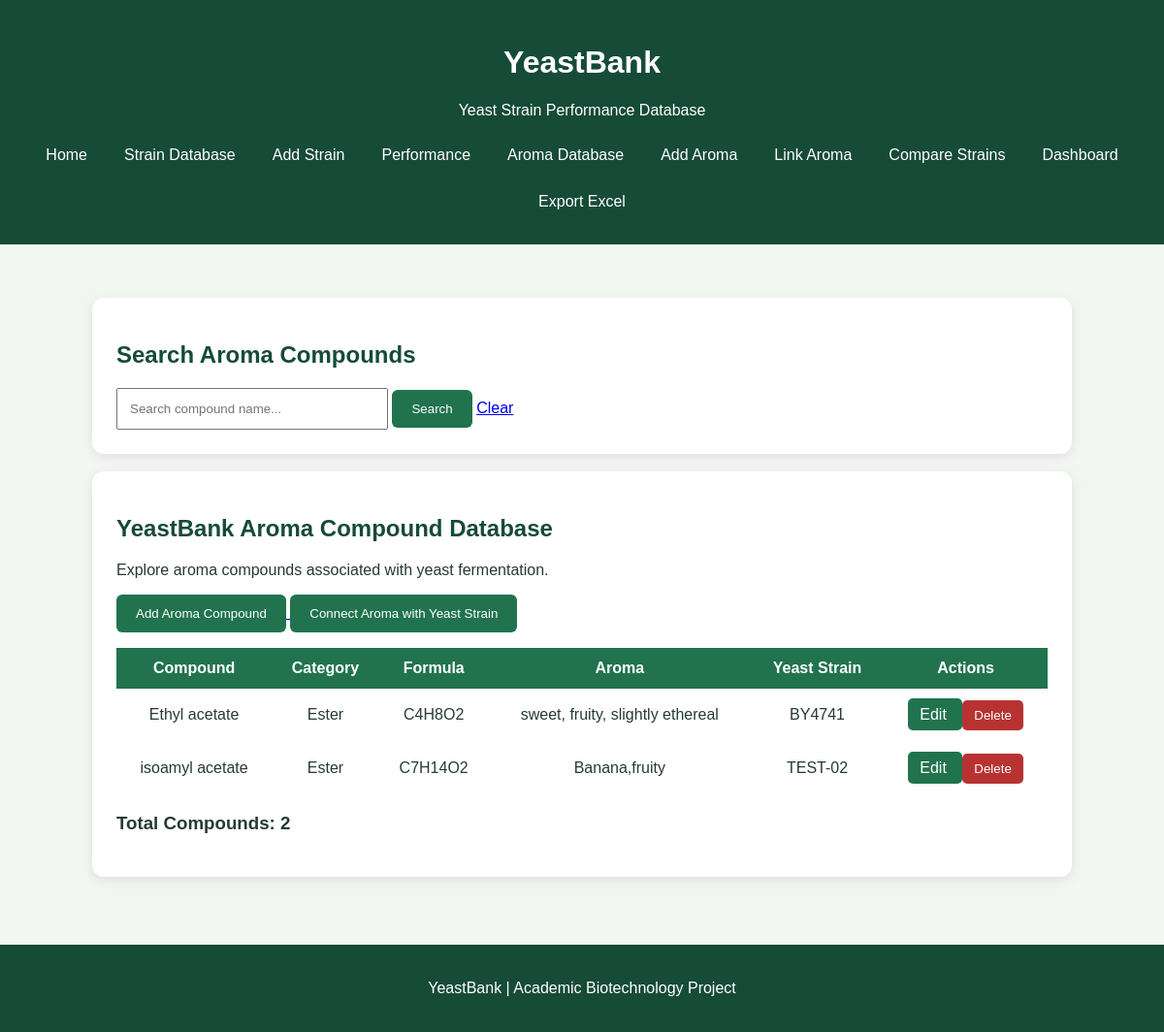
The page /aroma on the database its author committed.
### tables this page shows
CREATE TABLE aroma_compounds (
    id INTEGER PRIMARY KEY AUTOINCREMENT,
    compound_name TEXT NOT NULL,
    chemical_category TEXT,
    chemical_formula TEXT,
    aroma_description TEXT,
    strain_id INTEGER,
    FOREIGN KEY (strain_id) REFERENCES strains(id)
);

CREATE TABLE strains (
    id INTEGER PRIMARY KEY AUTOINCREMENT,
    strain_code TEXT UNIQUE NOT NULL,
    strain_name TEXT NOT NULL,
    species TEXT,
    application TEXT
, ethanol_tolerance TEXT, temperature_range TEXT, flocculation TEXT, attenuation TEXT, aroma_profile TEXT);

### app.py (the view)
@app.route("/aroma")
def aroma():
    connection = get_database()
    search = request.args.get("search", "").strip()
    compounds = connection.execute("""
        SELECT
            aroma_compounds.*,
            strains.strain_code
        FROM aroma_compounds
        LEFT JOIN strains
        ON aroma_compounds.strain_id = strains.id
        WHERE aroma_compounds.compound_name LIKE ?
        ORDER BY aroma_compounds.compound_name
    """, (f"%{search}%",)).fetchall()
    connection.close()
    return render_template(
        "aroma.html",
        compounds=compounds,
        search=search
    )

### app.py (called while the page is built)
def get_database():
    connection = sqlite3.connect("yeastbank.db")
    connection.row_factory = sqlite3.Row
    return connection

### templates/aroma.html (shortened to what this page needs)
{% extends "base.html" %}
{% block content %}
<div class="card">
    <h2>Search Aroma Compounds</h2>
    <form method="GET" action="/aroma">
        <input
            type="text"
            name="search"
            placeholder="Search compound name..."
            value="{{ search or '' }}"
            style="padding:12px;width:280px;
            max-width:100%;">
        <button type="submit">Search</button>
        <a href="/aroma">Clear</a>
    </form>
</div>
<br>
<div class="card">
    <h2>YeastBank Aroma Compound Database</h2>
    <p>
        Explore aroma compounds associated with
        yeast fermentation.
    </p>
    <p>
        <a href="/add-aroma">
            <button>Add Aroma Compound</button>
        </a>
        <a href="/link-aroma">
    <button>Connect Aroma with Yeast Strain</button>
</a>
    </p>
   <table style="width:100%; border-collapse:collapse;">
    <tr style="background:#21734e;color:white;">
        <th style="padding:12px;">Compound</th>
        <th style="padding:12px;">Category</th>
        <th style="padding:12px;">Formula</th>
        <th style="padding:12px;">Aroma</th>
        <th style="padding:12px;">Yeast Strain</th>
        <th style="padding:12px;">Actions</th>
    </tr>
    {% for compound in compounds %}
    <tr style="text-align:center;">
        <td style="padding:12px;">
            {{ compound.compound_name }}
        </td>
        <td style="padding:12px;">
            {{ compound.chemical_category }}
        </td>
        <td style="padding:12px;">
            {{ compound.chemical_formula }}
        </td>
        <td style="padding:12px;">
            {{ compound.aroma_description }}
        </td>
        <td style="padding:12px;">
            {{ compound.strain_code or "Not specified" }}
        </td>
        <td style="padding:12px;">
            <a href="/edit-aroma/{{ compound.id }}"
               style="background:#21734e;color:white;
               padding:8px 12px;text-decoration:none;
               border-radius:5px;">
                Edit
            </a>
<form method="POST"
      action="/delete-aroma/{{ compound.id }}"
      style="display:inline;"
      onsubmit="return confirm('Are you sure you want to delete this aroma compound?');">
    <button type="submit"
            style="background:#b83232;color:white;
            padding:8px 12px;border:none;
            border-radius:5px;cursor:pointer;">
        Delete
    </button>
</form>
        </td>
    </tr>
    {% endfor %}
</table>
<h3>Total Compounds: {{ compounds|length }}</h3>
</div>
{% endblock %}

### templates/base.html (shortened to what this page needs)
<!DOCTYPE html><html lang="en">
<head>
<link rel="stylesheet"
  href="{{ url_for('static', filename='style.css') }}">
</head><body><header>
    <h1>YeastBank</h1>
    <p>Yeast Strain Performance Database</p><nav>
    <a href="/">Home</a>
    <a href="/strains">Strain Database</a>
    <a href="/add-strain">Add Strain</a>
    <a href="/performance">Performance</a>
    <a href="/aroma">Aroma Database</a>
    <a href="/add-aroma">Add Aroma</a>
    <a href="/link-aroma">Link Aroma</a>
    <a href="/compare">Compare Strains</a>
    <a href="/dashboard">Dashboard</a>
    <a href="/export-excel">Export Excel</a>
</nav>
</header><main>
    {% block content %}{% endblock %}
</main><footer>
    <p>YeastBank | Academic Biotechnology Project</p>
</footer></body>
</html>

### templates/base.html (style rules this page uses)
* { box-sizing: border-box; }
body { margin: 0; font-family: Arial, sans-serif; background: #f3f7f2; color: #263b32; }
header { background: #164b38; color: white; padding: 25px; text-align: center; }
nav { margin-top: 18px; display: flex; justify-content: center; flex-wrap: wrap; gap: 10px; }
nav a { color: white; text-decoration: none; padding: 10px 14px; border-radius: 6px; display: inline-block; }
main { max-width: 1050px; margin: 35px auto; padding: 20px; }
.card { background: white; padding: 25px; border-radius: 12px; box-shadow: 0 3px 12px #ddd; }
h2 { color: #164b38; }
button { background: #21734e; color: white; padding: 12px 20px; border: none; border-radius: 6px; cursor: pointer; }
footer { background: #164b38; color: white; text-align: center; padding: 20px; margin-top: 50px; }

### rows shown on the page
aroma_compounds: compound_name "Ethyl acetate", chemical_category "Ester", chemical_formula "C4H8O2", aroma_description "sweet, fruity, slightly ethereal", strain_code "BY4741"
aroma_compounds: compound_name "isoamyl acetate", chemical_category "Ester", chemical_formula "C7H14O2", aroma_description "Banana,fruity", strain_code "TEST-02"

### other values the page prints
{{ compounds|length }} "2"
